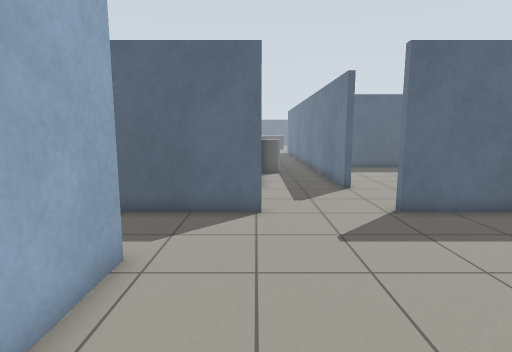
View 1 (above)

21 first-person views from a walk through a world built for the Gazebo simulator. The camera is 1.2 m above the floor, tilts 8° down and sees 80° across. The floor is counted in squares, 0.5 m on a side. Each view is taken from the middle of a square. On the plan, view 1 faces up. The plan holds only what a view shows up to about 18 squares ahead; the rest is blank. The place goes on beyond the plan. The robots in the file are not drawn.

View 2
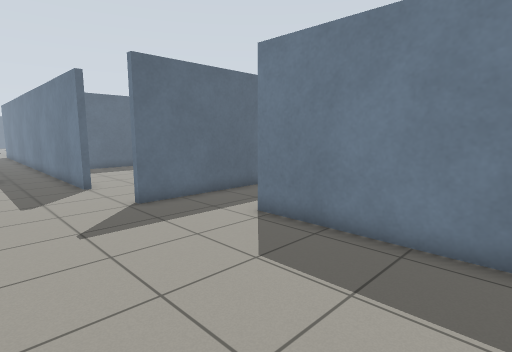

View 3
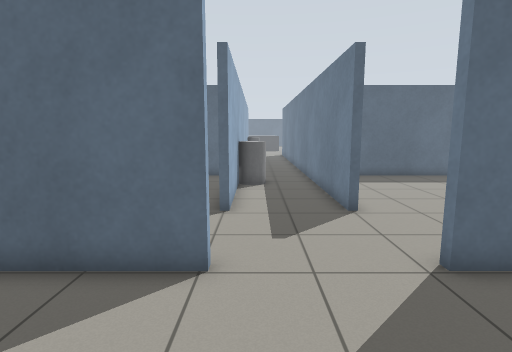

View 4
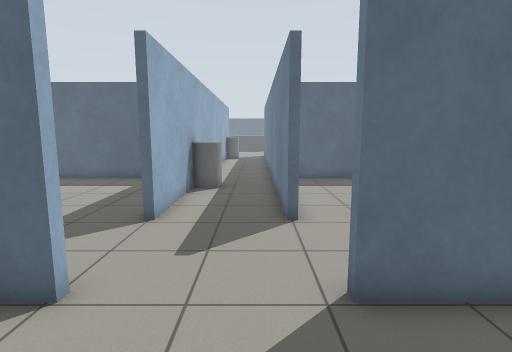

View 5
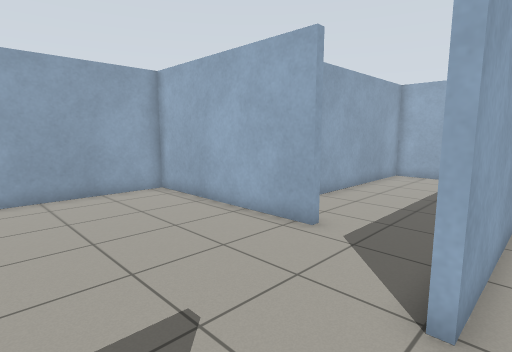

View 6
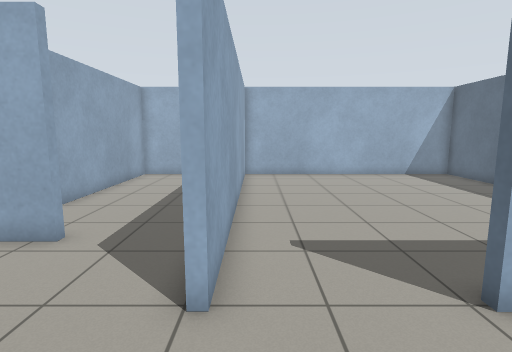

View 7
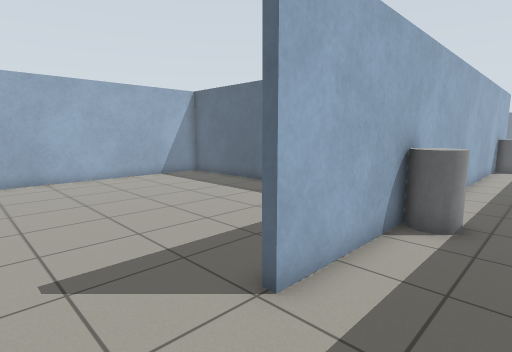

View 8
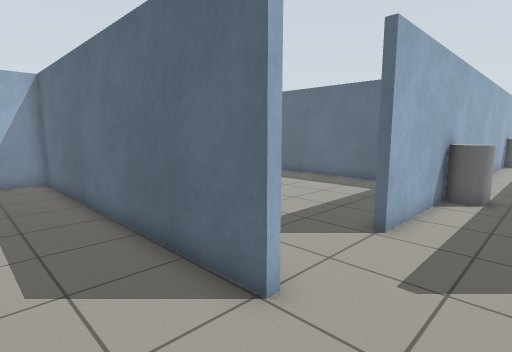

View 9
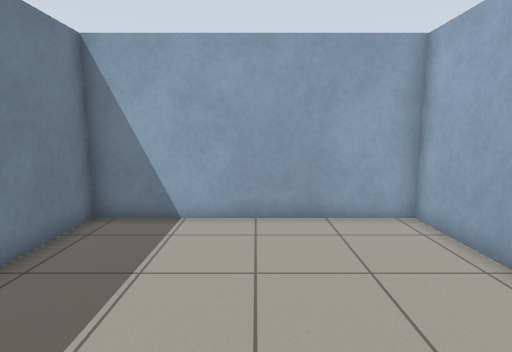

View 10
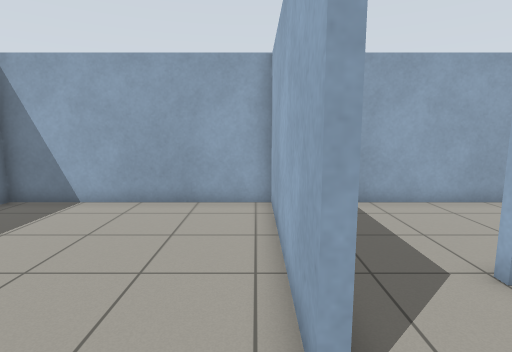

View 11
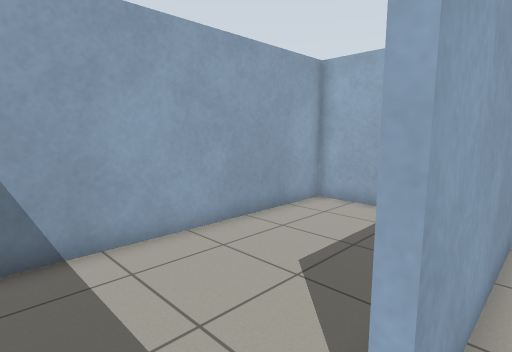

View 12
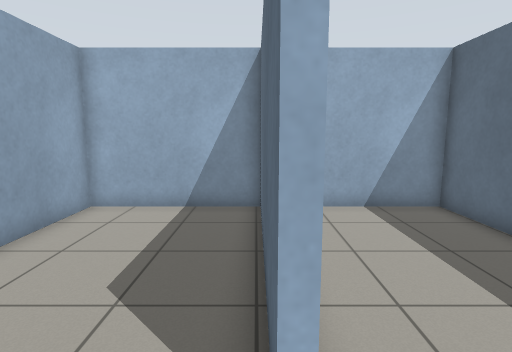

View 13
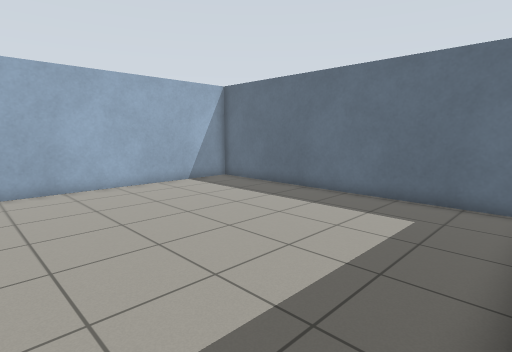

View 14
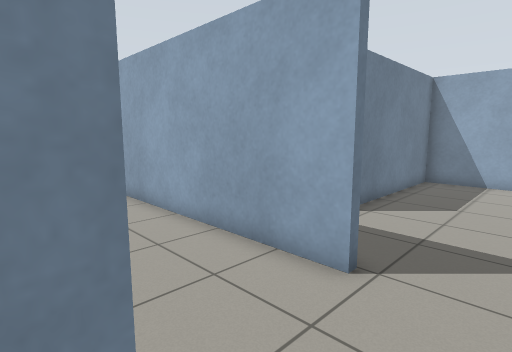

View 15
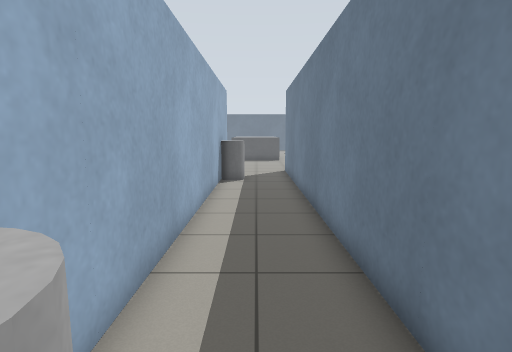

View 16
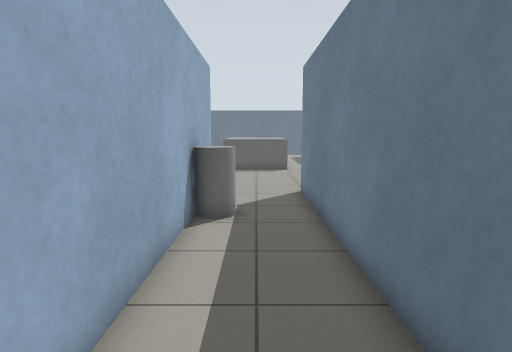

View 17
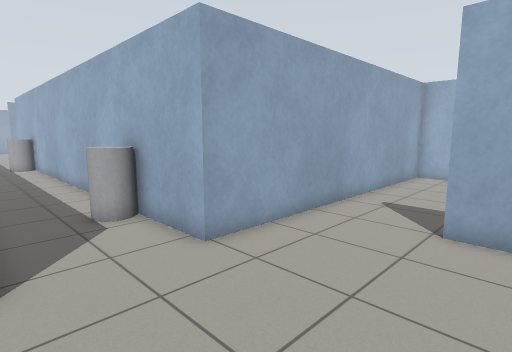

View 18
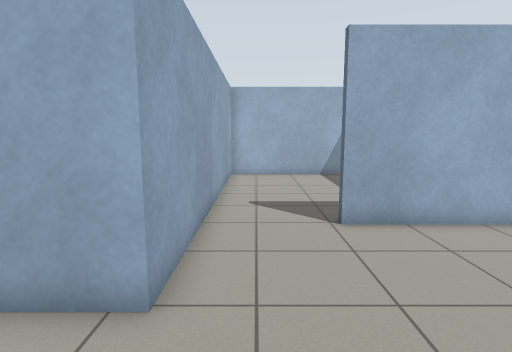

View 19
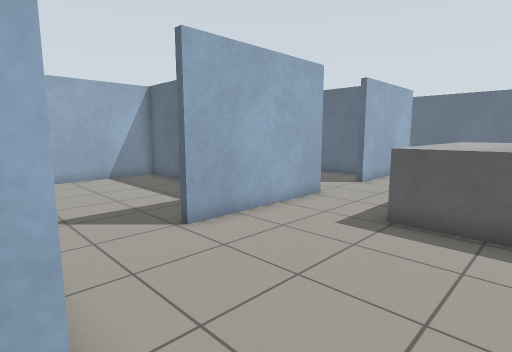

View 20
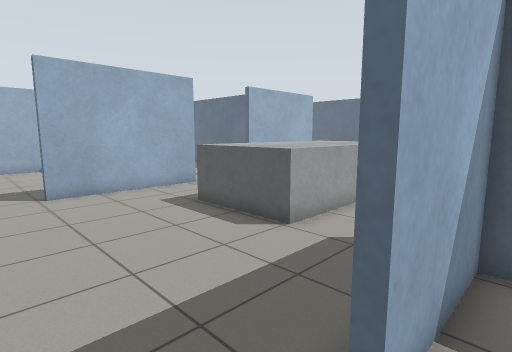

View 21
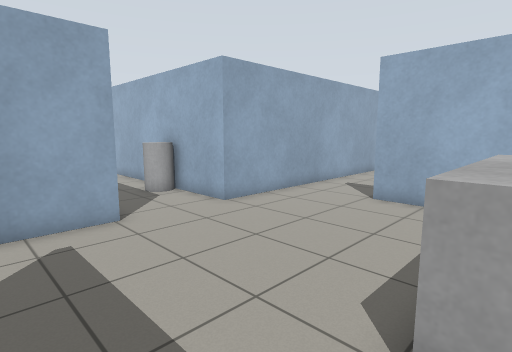

### Floor plan
Ten units are one square. View 1 is at (0, 0); x grows to the right and y downward. Boxes are objects, and circles mark ways between rooms. Rooms are numbered by the first view taken in them; rooms with no view inside come last. Other rooms are left out.
<svg viewBox="-143 -480 243 509">
<path fill="none" stroke="#000" d="M-25 -56 -25 24 66 24 66 -56M3 -91 -24 -91M76 -91 44 -91M95 -213 53 -213M39 -132 39 -376M44 -94 95 -94M2 -376 2 -133M-24 -91 -138 -91 -138 -35 -60 -35M-59 -32 -132 -32M-138 -32 -138 24 -44 24M2 -133 -2 -133M-130 -94 3 -94M-7 -213 -138 -213 -138 -94M39 -376 65 -376M82 -413 78 -413M-38 -475 -38 -413M-36 -376 2 -376M82 -453 82 -413M-107 -453 -138 -453 -138 -376 -36 -376M-38 -413 -42 -413"/>
<rect x="5" y="-195" width="10" height="20" fill="#bbb"><title>grey cylinder</title></rect>
<rect x="5" y="-345" width="10" height="20" fill="#bbb"><title>grey cylinder</title></rect>
<rect x="-5" y="-475" width="50" height="30" fill="#bbb"><title>grey box</title></rect>
<circle cx="25" cy="-90" r="3" fill="#2a7"/>
<circle cx="-30" cy="-70" r="3" fill="#2a7"/>
<circle cx="0" cy="-115" r="3" fill="#2a7"/>
<circle cx="20" cy="-390" r="3" fill="#2a7"/>
<circle cx="-45" cy="-30" r="3" fill="#2a7"/>
<circle cx="-40" cy="-400" r="3" fill="#2a7"/>
<text x="20" y="-40">1</text>
<text x="30" y="-200">2</text>
<text x="-80" y="-60">3</text>
<text x="-80" y="-10">4</text>
<text x="-70" y="-150">5</text>
<text x="20" y="-430">6</text>
<text x="90" y="-420">7</text>
<text x="-90" y="-410">8</text>
</svg>
Room 1 opens to room 2. Room 1 opens to room 3. Room 2 opens to room 5. Room 2 opens to room 6. Room 3 opens to room 4. Room 6 opens to room 8.

Where each view was taken, in squares from view 1:
view 1: 0 up, 0 right, facing up
view 2: 1 down, 0 right, facing up-right
view 3: 4 up, 1 right, facing up
view 4: 5 up, 3 right, facing up
view 5: 10 up, 4 right, facing down-left
view 6: 10 up, 4 right, facing left
view 7: 10 up, 3 right, facing up-left
view 8: 6 up, 3 right, facing up-left
view 9: 6 up, 2 right, facing down
view 10: 8 up, 2 left, facing down
view 11: 4 up, 4 left, facing down-left
view 12: 3 up, 4 left, facing left
view 13: 10 up, 0 right, facing up-left
view 14: 14 up, 2 right, facing down-right
view 15: 18 up, 2 right, facing up
view 16: 25 up, 2 right, facing up
view 17: 43 up, 4 right, facing down-left
view 18: 39 up, 4 right, facing left
view 19: 37 up, 3 right, facing up-left
view 20: 39 up, 9 right, facing up-left
view 21: 46 up, 7 right, facing down-left
